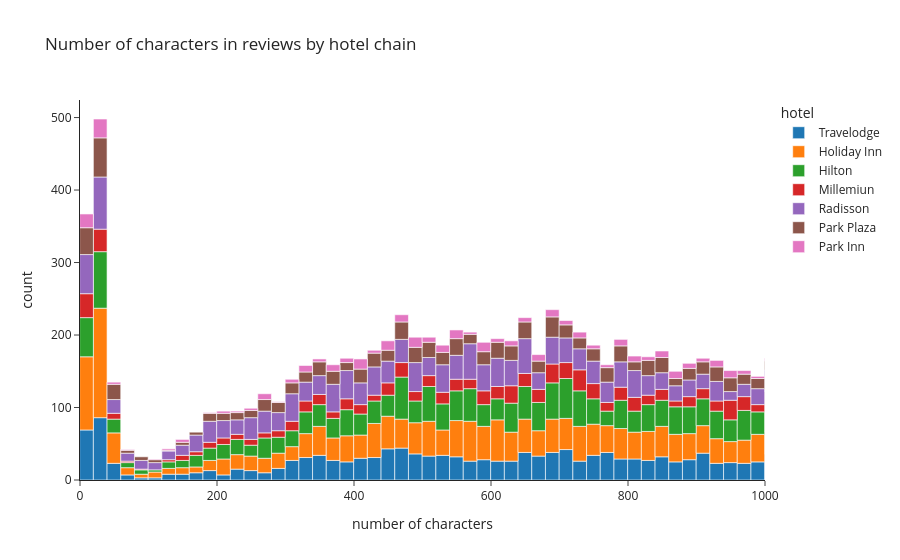

The notebook cell saved with this chart:
### Code cell
# レビューの文字数の分布をホテルチェーン別に可視化.
fig = px.histogram(df,
                   x='reviews_len',
                   color = 'hotel',
                   nbins=500,
                   range_x=[0, 1000],
                   labels={'reviews_len': 'number of characters', 'percent': 'share of reviews, %'},
                   title='Number of characters in reviews by hotel chain')
fig

### Figure 1 — Plotly figure (JSON) as saved in the notebook; plotly's stock layout.template omitted (floating-point values rounded to 4 significant figures; data arrays with more than 128 entries replaced by an {"elided": "..."} marker saying what was removed)
{"data": [{"bingroup": "x", "hovertemplate": "hotel=Travelodge<br>number of characters=%{x}<br>count=%{y}<extra></extra>", "legendgroup": "Travelodge", "marker": {"color": "#1F77B4", "pattern": {"shape": ""}}, "name": "Travelodge", "nbinsx": 500, "orientation": "v", "showlegend": true, "type": "histogram", "x": {"elided": "2153 int values"}, "xaxis": "x", "yaxis": "y"}, {"bingroup": "x", "hovertemplate": "hotel=Holiday Inn<br>number of characters=%{x}<br>count=%{y}<extra></extra>", "legendgroup": "Holiday Inn", "marker": {"color": "#FF7F0E", "pattern": {"shape": ""}}, "name": "Holiday Inn", "nbinsx": 500, "orientation": "v", "showlegend": true, "type": "histogram", "x": {"elided": "2773 int values"}, "xaxis": "x", "yaxis": "y"}, {"bingroup": "x", "hovertemplate": "hotel=Hilton<br>number of characters=%{x}<br>count=%{y}<extra></extra>", "legendgroup": "Hilton", "marker": {"color": "#2CA02C", "pattern": {"shape": ""}}, "name": "Hilton", "nbinsx": 500, "orientation": "v", "showlegend": true, "type": "histogram", "x": {"elided": "2611 int values"}, "xaxis": "x", "yaxis": "y"}, {"bingroup": "x", "hovertemplate": "hotel=Millemiun<br>number of characters=%{x}<br>count=%{y}<extra></extra>", "legendgroup": "Millemiun", "marker": {"color": "#D62728", "pattern": {"shape": ""}}, "name": "Millemiun", "nbinsx": 500, "orientation": "v", "showlegend": true, "type": "histogram", "x": {"elided": "1184 int values"}, "xaxis": "x", "yaxis": "y"}, {"bingroup": "x", "hovertemplate": "hotel=Radisson<br>number of characters=%{x}<br>count=%{y}<extra></extra>", "legendgroup": "Radisson", "marker": {"color": "#9467BD", "pattern": {"shape": ""}}, "name": "Radisson", "nbinsx": 500, "orientation": "v", "showlegend": true, "type": "histogram", "x": {"elided": "2077 int values"}, "xaxis": "x", "yaxis": "y"}, {"bingroup": "x", "hovertemplate": "hotel=Park Plaza<br>number of characters=%{x}<br>count=%{y}<extra></extra>", "legendgroup": "Park Plaza", "marker": {"color": "#8C564B", "pattern": {"shape": ""}}, "name": "Park Plaza", "nbinsx": 500, "orientation": "v", "showlegend": true, "type": "histogram", "x": {"elided": "1324 int values"}, "xaxis": "x", "yaxis": "y"}, {"bingroup": "x", "hovertemplate": "hotel=Park Inn<br>number of characters=%{x}<br>count=%{y}<extra></extra>", "legendgroup": "Park Inn", "marker": {"color": "#E377C2", "pattern": {"shape": ""}}, "name": "Park Inn", "nbinsx": 500, "orientation": "v", "showlegend": true, "type": "histogram", "x": {"elided": "529 int values"}, "xaxis": "x", "yaxis": "y"}], "layout": {"barmode": "relative", "legend": {"title": {"text": "hotel"}, "tracegroupgap": 0}, "title": {"text": "Number of characters in reviews by hotel chain"}, "xaxis": {"anchor": "y", "domain": [0, 1], "range": [0, 1000], "title": {"text": "number of characters"}}, "yaxis": {"anchor": "x", "domain": [0, 1], "title": {"text": "count"}}}}
